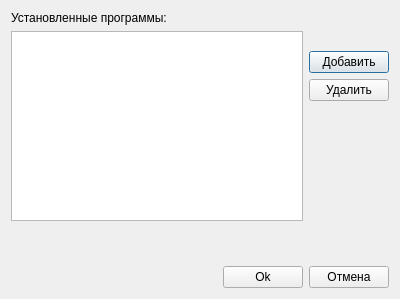
<?xml version="1.0" encoding="UTF-8"?>
<ui version="4.0">
 <class>programmDialog</class>
 <widget class="QDialog" name="programmDialog">
  <property name="geometry">
   <rect>
    <x>0</x>
    <y>0</y>
    <width>400</width>
    <height>299</height>
   </rect>
  </property>
  <property name="minimumSize">
   <size>
    <width>400</width>
    <height>250</height>
   </size>
  </property>
  <property name="windowTitle">
   <string>Программы</string>
  </property>
  <layout class="QVBoxLayout" name="verticalLayout_3">
   <item>
    <layout class="QHBoxLayout" name="horizontalLayout_2">
     <item>
      <layout class="QVBoxLayout" name="verticalLayout_2">
       <item>
        <widget class="QLabel" name="lb_prog">
         <property name="text">
          <string>Установленные программы:</string>
         </property>
        </widget>
       </item>
       <item>
        <widget class="QListWidget" name="list"/>
       </item>
       <item>
        <spacer name="verticalSpacer_2">
         <property name="orientation">
          <enum>Qt::Vertical</enum>
         </property>
         <property name="sizeHint" stdset="0">
          <size>
           <width>20</width>
           <height>40</height>
          </size>
         </property>
        </spacer>
       </item>
      </layout>
     </item>
     <item>
      <layout class="QVBoxLayout" name="verticalLayout">
       <item>
        <spacer name="verticalSpacer_3">
         <property name="orientation">
          <enum>Qt::Vertical</enum>
         </property>
         <property name="sizeType">
          <enum>QSizePolicy::Fixed</enum>
         </property>
         <property name="sizeHint" stdset="0">
          <size>
           <width>20</width>
           <height>40</height>
          </size>
         </property>
        </spacer>
       </item>
       <item>
        <widget class="QPushButton" name="btn_add">
         <property name="text">
          <string>Добавить</string>
         </property>
         <property name="icon">
          <iconset resource="../netemul.qrc">
           <normaloff>:/im/images/edit_add.png</normaloff>:/im/images/edit_add.png</iconset>
         </property>
        </widget>
       </item>
       <item>
        <widget class="QPushButton" name="btn_remove">
         <property name="text">
          <string>Удалить</string>
         </property>
         <property name="icon">
          <iconset resource="../netemul.qrc">
           <normaloff>:/im/images/edit_remove.png</normaloff>:/im/images/edit_remove.png</iconset>
         </property>
        </widget>
       </item>
       <item>
        <spacer name="verticalSpacer">
         <property name="orientation">
          <enum>Qt::Vertical</enum>
         </property>
         <property name="sizeHint" stdset="0">
          <size>
           <width>20</width>
           <height>40</height>
          </size>
         </property>
        </spacer>
       </item>
      </layout>
     </item>
    </layout>
   </item>
   <item>
    <layout class="QHBoxLayout" name="horizontalLayout">
     <item>
      <spacer name="horizontalSpacer">
       <property name="orientation">
        <enum>Qt::Horizontal</enum>
       </property>
       <property name="sizeHint" stdset="0">
        <size>
         <width>40</width>
         <height>20</height>
        </size>
       </property>
      </spacer>
     </item>
     <item>
      <widget class="QPushButton" name="btn_ok">
       <property name="text">
        <string>Ok</string>
       </property>
       <property name="icon">
        <iconset resource="../netemul.qrc">
         <normaloff>:/im/images/ok.png</normaloff>:/im/images/ok.png</iconset>
       </property>
      </widget>
     </item>
     <item>
      <widget class="QPushButton" name="btn_cancel">
       <property name="text">
        <string>Отмена</string>
       </property>
       <property name="icon">
        <iconset resource="../netemul.qrc">
         <normaloff>:/im/images/minus2.png</normaloff>:/im/images/minus2.png</iconset>
       </property>
      </widget>
     </item>
    </layout>
   </item>
  </layout>
 </widget>
 <resources>
  <include location="../netemul.qrc"/>
 </resources>
 <connections>
  <connection>
   <sender>btn_cancel</sender>
   <signal>clicked()</signal>
   <receiver>programmDialog</receiver>
   <slot>reject()</slot>
   <hints>
    <hint type="sourcelabel">
     <x>341</x>
     <y>281</y>
    </hint>
    <hint type="destinationlabel">
     <x>188</x>
     <y>245</y>
    </hint>
   </hints>
  </connection>
  <connection>
   <sender>btn_ok</sender>
   <signal>clicked()</signal>
   <receiver>programmDialog</receiver>
   <slot>apply()</slot>
   <hints>
    <hint type="sourcelabel">
     <x>252</x>
     <y>281</y>
    </hint>
    <hint type="destinationlabel">
     <x>180</x>
     <y>277</y>
    </hint>
   </hints>
  </connection>
  <connection>
   <sender>btn_add</sender>
   <signal>clicked()</signal>
   <receiver>programmDialog</receiver>
   <slot>add()</slot>
   <hints>
    <hint type="sourcelabel">
     <x>343</x>
     <y>63</y>
    </hint>
    <hint type="destinationlabel">
     <x>313</x>
     <y>18</y>
    </hint>
   </hints>
  </connection>
  <connection>
   <sender>btn_remove</sender>
   <signal>clicked()</signal>
   <receiver>programmDialog</receiver>
   <slot>remove()</slot>
   <hints>
    <hint type="sourcelabel">
     <x>310</x>
     <y>91</y>
    </hint>
    <hint type="destinationlabel">
     <x>315</x>
     <y>135</y>
    </hint>
   </hints>
  </connection>
 </connections>
 <slots>
  <slot>apply()</slot>
  <slot>add()</slot>
  <slot>remove()</slot>
 </slots>
</ui>
